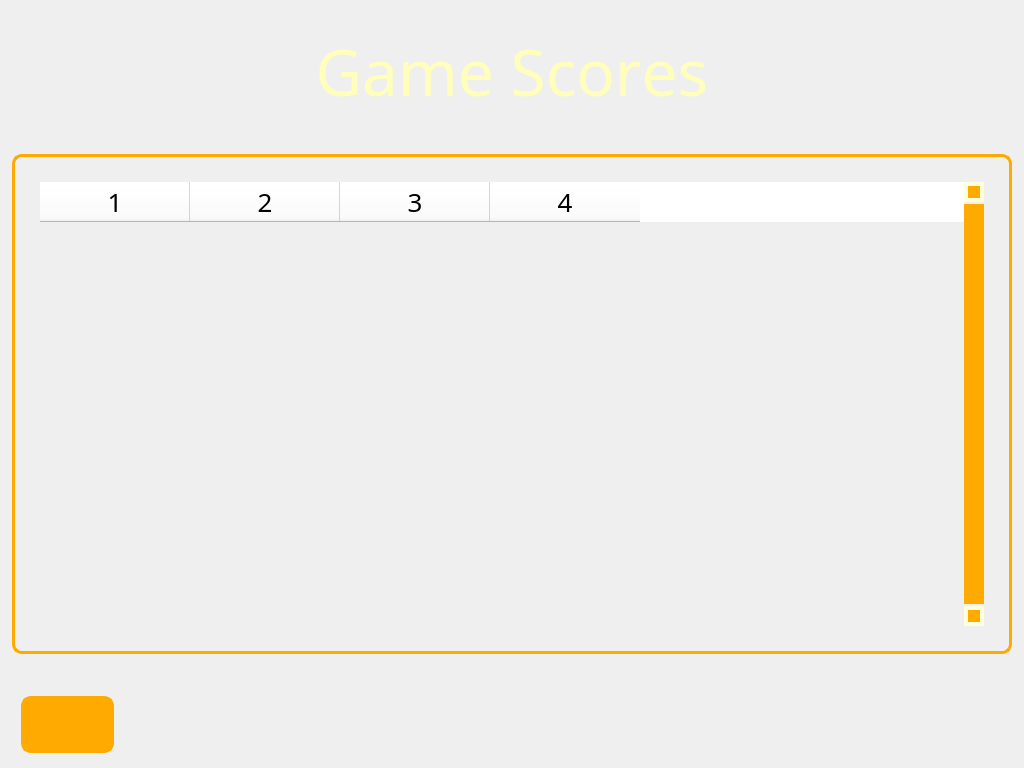
<?xml version="1.0" encoding="UTF-8"?>
<ui version="4.0">
 <class>Scores</class>
 <widget class="QDialog" name="Scores">
  <property name="geometry">
   <rect>
    <x>0</x>
    <y>0</y>
    <width>1024</width>
    <height>768</height>
   </rect>
  </property>
  <property name="sizePolicy">
   <sizepolicy hsizetype="Fixed" vsizetype="Fixed">
    <horstretch>0</horstretch>
    <verstretch>0</verstretch>
   </sizepolicy>
  </property>
  <property name="minimumSize">
   <size>
    <width>1024</width>
    <height>768</height>
   </size>
  </property>
  <property name="maximumSize">
   <size>
    <width>100000</width>
    <height>100000</height>
   </size>
  </property>
  <property name="font">
   <font>
    <family>YellaBelly</family>
    <pointsize>28</pointsize>
   </font>
  </property>
  <property name="windowTitle">
   <string>MainMenu</string>
  </property>
  <property name="windowIcon">
   <iconset resource="../resources/resources.qrc">
    <normaloff>:/textures/GUI/exp1.png</normaloff>:/textures/GUI/exp1.png</iconset>
  </property>
  <property name="styleSheet">
   <string notr="true">#Scores
{
	background:url(:/images/background3.jpg);
}

#buttonExit, #buttonSound
{
	border: 3px solid #FFAA00;
	border-radius: 10px;
	background:  #FFAA00;
}

#frame
{
	border: 3px solid #FFAA00;
	border-radius: 10px;
	border-radius: 10px;
	background: transparent;
}

QPushButton
{
	color: #FFFFDD;
	font-family: Vivala
}

QPushButton:pressed
{
	color: white;
}

QPushButton:hover
{
	color:  #FFAA00;
}

#labelTitle
{
	color: #FFFFBB;
	font-family: Vivala
}

#tableWidget, QHeaderView	
{
	border: 0px solid #000000;
	background: transparent;
	color: #FFFFDD;
	font-size: 20px;
	font-family: Vivala;
}

QScrollBar:vertical 
{
	border: 1px solid #FFAA00;
	background: #FFFFDD;
	width: 20px;
	margin: 22px 0 22px 0;
}

QScrollBar::handle:vertical 
{
	background: #FFAA00;
	min-height: 35px;
}

QScrollBar::add-line:vertical 
{
	border: 0px solid grey;
	background: #FFFFDD;
	height: 20px;
	subcontrol-position: bottom;
	subcontrol-origin: margin;
 }

QScrollBar::sub-line:vertical 
{
	border: 0px solid grey;
	background: #FFFFDD;
	height: 20px;
	width: 20px;
	subcontrol-position: top;
	subcontrol-origin: margin;
 }

QScrollBar::up-arrow:vertical, QScrollBar::down-arrow:vertical 
{
	border: 1px solid #FFAA00;
	width: 3px;
	height: 10px;
	width: 10px;
	background: #FFAA00;
}

QHeaderView
{
	font-size: 26px;
	background: #FFFFFF;
	color: #000000;
}
</string>
  </property>
  <layout class="QVBoxLayout" name="verticalLayout_2">
   <item>
    <layout class="QHBoxLayout" name="layoutTop">
     <item>
      <widget class="QLabel" name="labelTitle">
       <property name="sizePolicy">
        <sizepolicy hsizetype="Preferred" vsizetype="Preferred">
         <horstretch>0</horstretch>
         <verstretch>0</verstretch>
        </sizepolicy>
       </property>
       <property name="minimumSize">
        <size>
         <width>775</width>
         <height>120</height>
        </size>
       </property>
       <property name="maximumSize">
        <size>
         <width>16777215</width>
         <height>120</height>
        </size>
       </property>
       <property name="font">
        <font>
         <family>Vivala</family>
         <pointsize>48</pointsize>
         <stylestrategy>PreferAntialias</stylestrategy>
         <kerning>false</kerning>
        </font>
       </property>
       <property name="layoutDirection">
        <enum>Qt::LeftToRight</enum>
       </property>
       <property name="text">
        <string>Game Scores</string>
       </property>
       <property name="alignment">
        <set>Qt::AlignCenter</set>
       </property>
      </widget>
     </item>
    </layout>
   </item>
   <item>
    <spacer name="verticalSpacer">
     <property name="orientation">
      <enum>Qt::Vertical</enum>
     </property>
     <property name="sizeHint" stdset="0">
      <size>
       <width>20</width>
       <height>40</height>
      </size>
     </property>
    </spacer>
   </item>
   <item>
    <layout class="QHBoxLayout" name="layoutMenu">
     <item>
      <widget class="QFrame" name="frame">
       <property name="sizePolicy">
        <sizepolicy hsizetype="Fixed" vsizetype="Fixed">
         <horstretch>0</horstretch>
         <verstretch>0</verstretch>
        </sizepolicy>
       </property>
       <property name="minimumSize">
        <size>
         <width>1000</width>
         <height>500</height>
        </size>
       </property>
       <property name="maximumSize">
        <size>
         <width>16777215</width>
         <height>16777215</height>
        </size>
       </property>
       <property name="frameShape">
        <enum>QFrame::NoFrame</enum>
       </property>
       <property name="frameShadow">
        <enum>QFrame::Plain</enum>
       </property>
       <property name="lineWidth">
        <number>0</number>
       </property>
       <layout class="QVBoxLayout" name="verticalLayout">
        <property name="spacing">
         <number>10</number>
        </property>
        <property name="margin">
         <number>25</number>
        </property>
        <item>
         <widget class="QTableWidget" name="tableWidget">
          <property name="frameShape">
           <enum>QFrame::NoFrame</enum>
          </property>
          <property name="frameShadow">
           <enum>QFrame::Plain</enum>
          </property>
          <property name="lineWidth">
           <number>0</number>
          </property>
          <property name="verticalScrollBarPolicy">
           <enum>Qt::ScrollBarAlwaysOn</enum>
          </property>
          <property name="horizontalScrollBarPolicy">
           <enum>Qt::ScrollBarAlwaysOff</enum>
          </property>
          <property name="editTriggers">
           <set>QAbstractItemView::NoEditTriggers</set>
          </property>
          <property name="tabKeyNavigation">
           <bool>false</bool>
          </property>
          <property name="showDropIndicator" stdset="0">
           <bool>false</bool>
          </property>
          <property name="dragDropOverwriteMode">
           <bool>false</bool>
          </property>
          <property name="alternatingRowColors">
           <bool>false</bool>
          </property>
          <property name="selectionMode">
           <enum>QAbstractItemView::NoSelection</enum>
          </property>
          <property name="textElideMode">
           <enum>Qt::ElideMiddle</enum>
          </property>
          <property name="showGrid">
           <bool>false</bool>
          </property>
          <property name="gridStyle">
           <enum>Qt::NoPen</enum>
          </property>
          <property name="sortingEnabled">
           <bool>true</bool>
          </property>
          <property name="cornerButtonEnabled">
           <bool>false</bool>
          </property>
          <property name="columnCount">
           <number>4</number>
          </property>
          <attribute name="horizontalHeaderDefaultSectionSize">
           <number>150</number>
          </attribute>
          <attribute name="horizontalHeaderHighlightSections">
           <bool>false</bool>
          </attribute>
          <attribute name="horizontalHeaderMinimumSectionSize">
           <number>100</number>
          </attribute>
          <attribute name="horizontalHeaderShowSortIndicator" stdset="0">
           <bool>true</bool>
          </attribute>
          <attribute name="verticalHeaderVisible">
           <bool>true</bool>
          </attribute>
          <attribute name="verticalHeaderDefaultSectionSize">
           <number>50</number>
          </attribute>
          <attribute name="verticalHeaderHighlightSections">
           <bool>true</bool>
          </attribute>
          <attribute name="verticalHeaderMinimumSectionSize">
           <number>50</number>
          </attribute>
          <attribute name="verticalHeaderVisible">
           <bool>true</bool>
          </attribute>
          <attribute name="horizontalHeaderShowSortIndicator" stdset="0">
           <bool>true</bool>
          </attribute>
          <attribute name="verticalHeaderDefaultSectionSize">
           <number>50</number>
          </attribute>
          <attribute name="horizontalHeaderMinimumSectionSize">
           <number>100</number>
          </attribute>
          <attribute name="verticalHeaderMinimumSectionSize">
           <number>50</number>
          </attribute>
          <attribute name="horizontalHeaderHighlightSections">
           <bool>false</bool>
          </attribute>
          <attribute name="verticalHeaderHighlightSections">
           <bool>true</bool>
          </attribute>
          <attribute name="horizontalHeaderDefaultSectionSize">
           <number>150</number>
          </attribute>
          <column/>
          <column/>
          <column/>
          <column/>
         </widget>
        </item>
       </layout>
      </widget>
     </item>
    </layout>
   </item>
   <item>
    <spacer name="verticalSpacer_2">
     <property name="orientation">
      <enum>Qt::Vertical</enum>
     </property>
     <property name="sizeHint" stdset="0">
      <size>
       <width>20</width>
       <height>40</height>
      </size>
     </property>
    </spacer>
   </item>
   <item>
    <layout class="QHBoxLayout" name="layoutBottom">
     <property name="sizeConstraint">
      <enum>QLayout::SetDefaultConstraint</enum>
     </property>
     <property name="leftMargin">
      <number>10</number>
     </property>
     <property name="topMargin">
      <number>15</number>
     </property>
     <property name="rightMargin">
      <number>10</number>
     </property>
     <item>
      <widget class="QPushButton" name="buttonSound">
       <property name="text">
        <string/>
       </property>
       <property name="icon">
        <iconset>
         <selectedoff>:/images/soundOff.png</selectedoff>
         <selectedon>:/images/soundOn.png</selectedon>
        </iconset>
       </property>
       <property name="iconSize">
        <size>
         <width>64</width>
         <height>64</height>
        </size>
       </property>
       <property name="checkable">
        <bool>true</bool>
       </property>
       <property name="checked">
        <bool>true</bool>
       </property>
       <property name="autoDefault">
        <bool>false</bool>
       </property>
       <property name="flat">
        <bool>true</bool>
       </property>
      </widget>
     </item>
     <item>
      <spacer name="horizontalSpacer">
       <property name="orientation">
        <enum>Qt::Horizontal</enum>
       </property>
       <property name="sizeHint" stdset="0">
        <size>
         <width>40</width>
         <height>20</height>
        </size>
       </property>
      </spacer>
     </item>
     <item>
      <widget class="QPushButton" name="buttonBack">
       <property name="sizePolicy">
        <sizepolicy hsizetype="Fixed" vsizetype="Fixed">
         <horstretch>64</horstretch>
         <verstretch>64</verstretch>
        </sizepolicy>
       </property>
       <property name="minimumSize">
        <size>
         <width>64</width>
         <height>64</height>
        </size>
       </property>
       <property name="maximumSize">
        <size>
         <width>64</width>
         <height>64</height>
        </size>
       </property>
       <property name="focusPolicy">
        <enum>Qt::NoFocus</enum>
       </property>
       <property name="text">
        <string/>
       </property>
       <property name="icon">
        <iconset>
         <selectedon>:/images/back3.png</selectedon>
        </iconset>
       </property>
       <property name="iconSize">
        <size>
         <width>55</width>
         <height>55</height>
        </size>
       </property>
       <property name="flat">
        <bool>true</bool>
       </property>
      </widget>
     </item>
    </layout>
   </item>
  </layout>
 </widget>
 <resources>
  <include location="../resources/resources.qrc"/>
 </resources>
 <connections/>
</ui>
